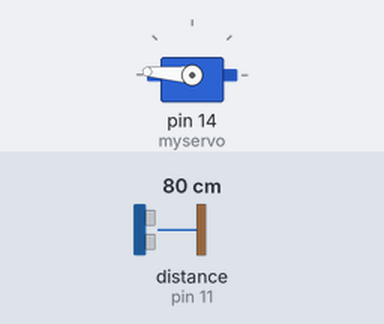
A sketch run on a simulated Arduino Uno, built with avr-gcc and run on an emulated ATmega328P. Parts: servo. Inputs (shaded band) come from the test bench; at power-on: distance to the obstacle (sensor on pin 11) 80 cm. The echo pulse lasts 58.3 µs per cm.

Above: at 1.2 s.
1.3 s: distance to the obstacle (sensor on pin 11) set to 11 cm
2.8 s: distance to the obstacle (sensor on pin 11) set to 8 cm
At 4.0 s:
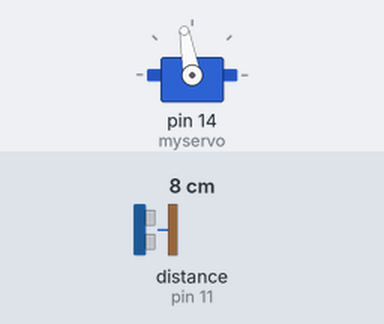
4.3 s: distance to the obstacle (sensor on pin 11) set to 18 cm
At 6.07 s:
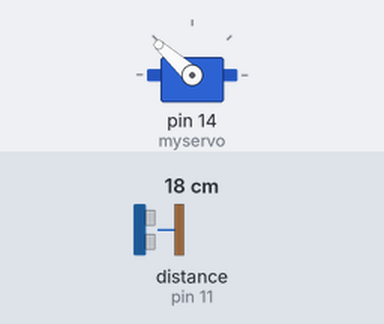
7.3 s: distance to the obstacle (sensor on pin 11) set to 2 cm
At 7.6 s:
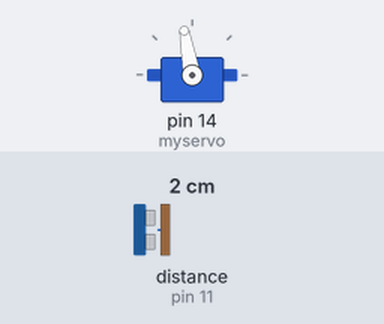
8.8 s: distance to the obstacle (sensor on pin 11) set to 35 cm
At 10.87 s:
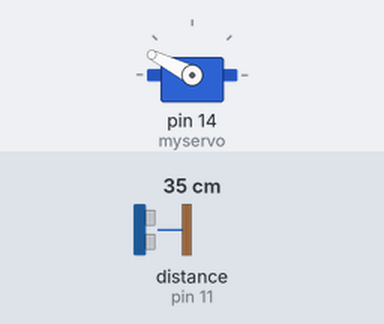
Timing chart, 0 to 12.8 s (numbered marks = the images above; inputs shaded):
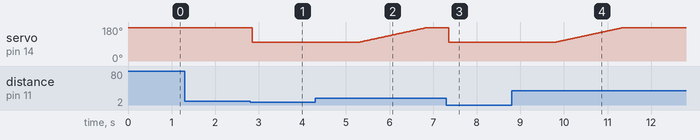

The sketch:

Jogo_DONT_PUSH_THIS_com_sensor_Ultrasonico_de_obstaculo.ino
```cpp
#include <NewPing.h>
#include <Servo.h>

#define TRIGGER_PIN  12  // Arduino pin tied to trigger pin on the ultrasonic sensor.
#define ECHO_PIN     11  // Arduino pin tied to echo pin on the ultrasonic sensor.
#define MAX_DISTANCE 200 // Maximum distance we want to ping for (in centimeters). Maximum sensor distance is rated at 400-500cm.

//representa o sonar
NewPing sonar(TRIGGER_PIN, ECHO_PIN, MAX_DISTANCE); // NewPing setup of pins and maximum distance.

//representa o servo
Servo myservo;  // create servo object to control a servo

//armazena o estado da aplicacao
int state = 0; //0= leitura, 1=lendo, 2= abrindo, 3= mantendo aberto, 4= fechando

//guardo as leituras de marcos de tempo
unsigned long firstRead;

//abre a lixeira
void openTrash () {
  myservo.write(100);
  delay(100)  ;
}

//fecha a lixeira devagar
void closeTrash () {
  int i = 100;
  for (i = 100; i< 176; i+=1) {
   myservo.write(i);
  delay(20);
  }

}

void setup()
{
    myservo.attach(14);  //analog pin 0
    Serial.begin(9600);
    myservo.write(176); //fecha a lixeira

}

void loop()
{

  unsigned int uS = sonar.ping(); // Send ping, get ping time in microseconds (uS).
  //calcula os CMs do sonar
  unsigned int cm = uS / US_ROUNDTRIP_CM;

  //se for 0, a medida nao eh valida e jogamos para o infinito
  if (cm==0)
   cm = 1000;

 //estado 0. Leu medicao > 10 cm
 if (state == 0) {
    if (cm < 10) {
       firstRead = millis ();
       state = 1;
     }
 } else //estado 1. se continuar lendo a medicao por meio segundo, manda pro proximo estado //senao volta pro estado inicial
 if (state == 1) {
    if (cm > 10) {
       state = 0;
    } else {
       unsigned long now = millis();
       if (now - firstRead > 50) {
          state = 2;
       }
     }
 } else
 //estado 2. abre a lixeira e inicia o marco para calcular
 //o tempo de fechamento 1seg, e passa para o proximo estado
 if (state == 2) {
    openTrash ();
    firstRead = millis ();
    state = 3;
 } else
 //estado 3. Se a mao continuar a menos de 10cm, zerar o marco
 //se jah passou 1seg do marco, entao vai para o estado 4 de fechamento
 if (state == 3) {
    if (cm < 10)
    firstRead = millis ();
    unsigned long now = millis();
    if (now - firstRead > 1000) {
       state = 4;
    }
 } else
 //fecha o lixo
 if (state == 4) {
    closeTrash ();
    state = 0;
 }

}
```

Measured:
- the behaviour switches between 10 and 9 cm on distance to the obstacle (sensor on pin 11) (found by bisection; images 0 and 1)
- after the input at 1.3 s, every drawn part: stays the same
- after the input at 2.8 s, servo on pin 14 (myservo): 176° → 100° after 0.05 s
- after the input at 4.3 s, servo on pin 14 (myservo): moves from 100° to 175° over 1.5 s, starting after 1.0 s
- after the input at 7.3 s, servo on pin 14 (myservo): 175° → 100° after 0.05 s
- after the input at 8.8 s, servo on pin 14 (myservo): moves from 100° to 175° over 1.5 s, starting after 1.0 s
